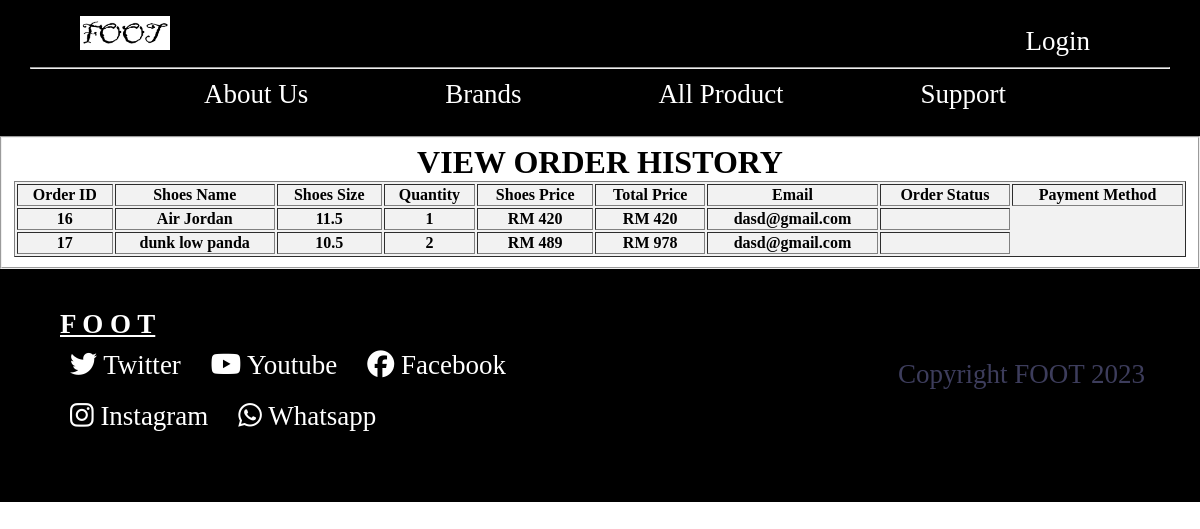
/order_his.php?user_id=2, run on an earlier commit of the app's database.
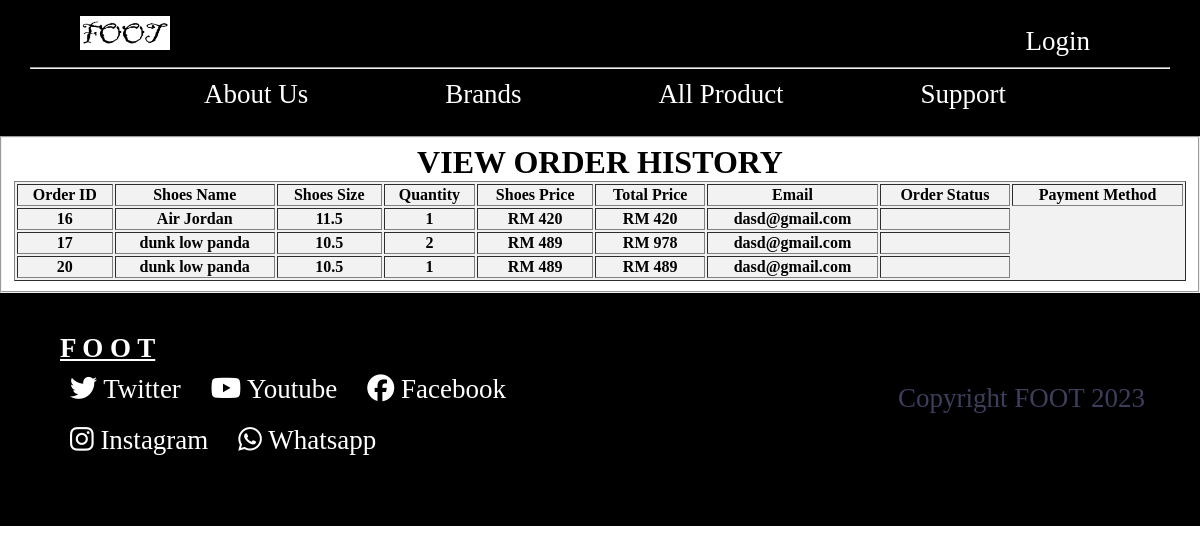
And on a later commit of the database.
### tables this page shows
CREATE TABLE `history` (
  `her_id` int(11) NOT NULL,
  `her_shoesname` varchar(50) NOT NULL,
  `her_size` varchar(10) NOT NULL,
  `her_quantity` int(11) NOT NULL,
  `her_price` int(11) NOT NULL,
  `her_email` varchar(30) NOT NULL,
  `user_id` int(11) NOT NULL
);

### order_his.php (the view, shortened to what this page needs)
<?php
    include 'conn.php';
    include 'header.php';
?>
<!DOCTYPE html>
<html lang="en">
<head>
</head>
<body>
<fieldset>
    <div class=".table_center">
    <h1>VIEW ORDER HISTORY</h1>
    <div class=".table_center">
    <table class="table" border="1px">
		<thead>
			<th> Order ID</th>
			<th> Shoes Name</th>
			<th> Shoes Size </th>
			<th> Quantity</th>
			<th> Shoes Price</th>
            <th> Total Price</th>
            <th> Email</th>
            <th> Order Status</th>
            <th> Payment Method</th>
		</thead>
        <tbody>
            <?php
            $id =$_GET['user_id'];
            $sql = "SELECT * FROM history where user_id = '$id'";
            $result = mysqli_query($conn, $sql);
            if (mysqli_num_rows($result) > 0) {
                while($row = mysqli_fetch_assoc($result))
                {
                    $her_id = $row["her_id"];
                    $her_shoesname = $row["her_shoesname"];
                    $her_size = $row["her_size"];
                    $her_quantity = $row["her_quantity"];
                    $her_price = $row["her_price"];
                    $her_email = $row["her_email"];
                    $total =0;
                    $subtotal=$her_price*$her_quantity;
                    $total =  $total + $subtotal;
                    $status = $row["order_status"];
                    ?>
                    <tr>
                        <th><?php echo $her_id; ?></th>
                        <th><?php echo $her_shoesname; ?></th>
                        <th><?php echo $her_size; ?></th>
                        <th><?php echo $her_quantity; ?></th>
                        <th>RM <?php echo $her_price; ?></th>
                        <th>RM <?php echo $total; ?></th>
                        <th><?php echo $her_email; ?></th>
                        <th><?php echo $status; ?></th>
                    </tr>
                </tbody>
                <?php
                }
            } else {
                echo "0 results";
            }
?>
</table>
</fieldset>
</body>
</html>
<?php
    include 'footer.php';
?>

### header.php (shortened to what this page needs)
<!DOCTYPE html>
<html>
<head>
    <link rel="stylesheet" href="https://cdnjs.cloudflare.com/ajax/libs/font-awesome/4.7.0/css/font-awesome.min.css">
</head>
<body>
<div class="upper">
    <?php  if (isset($_SESSION['user_id'])) {  $id =$_GET['user_id'];   ?>
        <div class="center" style="float:left;">
            <a href="homepage.php?user_id=<?php echo $id ?>"  ><img src="image/foot.png" alt="Shop Logo"></a>
        </div>
        <ul >
                <li  style="float: right;"><a href="order.php?user_id=<?php echo $id ?>"  class="center" ><i class="fa fa-shopping-cart"> </i> Shopping cart</a></li>
                <li class="dropdown" style="float: right;"><a href="#" class="dropbtn">Welcome Back</a>
                    <div class="dropdown-content">
                        <a href="userprofile.php?user_id=<?php echo $id ?>">My Account</a>
                        <a href="wishlist.php?user_id=<?php echo $id ?>">My Wish List</a>
                        <a href="order_his.php?user_id=<?php echo $id ?>">My Order History</a>
                        <a href="logout.php" alt="logout">Logout<i class="fa fa-sign-out"></i></a>
                    </div>
                    </li>
        </ul>
        <hr>
        <div class="middle">
        <ul >
        <li class="dropdown"><a href="aboutus.php?user_id=<?php echo $id ?>">About Us</a>
            </li>
            <li class="dropdown"><a href="#" class="dropbtn">Brands</a>
                <div class="dropdown-content">
                    <a href="#">Nike</a>
                    <a href="#">Puma</a>
                    <a href="#">Adidas</a>
                    <a href="#">Convers</a>
                </div>
            </li>
            <li class="dropdown"><a href="product.php?user_id=<?php echo $id ?>">All Product</a>
            </li>
            <li class="dropdown"><a href="#" class="dropbtn">Support</a>
                <div class="dropdown-content">
                    <a href="contact2.php?user_id=<?php echo $id ?>">Contact Us</a>
                    <a href="commentpage.php?user_id=<?php echo $id ?>">Comment</a>
                </div>
            </li>
        </ul>
        </div>
        </div>
    <?php   } else { ?>
        <div class="center" style="float:left;">
            <a href="homepage.php"  ><img src="image/foot.png" alt="Shop Logo"></a>
        </div>
        <ul >
            <li class="dropdown" style="float: right;"><a href="#" class="dropbtn">Login</a>
            </li>
        </ul>
    <hr>
        <div class="middle">
        <ul >
        <li class="dropdown"><a href="aboutus.php">About Us</a>
            </li>
            <li class="dropdown"><a href="#" class="dropbtn">Brands</a>
            </li>
            <li class="dropdown"><a href="product.php">All Product</a>
            </li>
            <li class="dropdown"><a href="#" class="dropbtn">Support</a>
            </li>
        </ul>
        </div>
        </div>
    <?php } ?>
</body>
</html>

### footer.php (shortened to what this page needs)
<!DOCTYPE html>
<html lang="en">
<head>
</head>
<body>
<div class="footer">
    <div class="left">
    <p><b><u>F O O T</u></b></p>
        <ul>
            <li style="float:left;"><a href="#" class="none"><i class='fab fa-twitter' style='color:white'></i> Twitter</a></li>
            <li style="float:left;"><a href="#" class="none"><i class='fab fa-youtube' style='color:white'></i> Youtube</a></li>
            <li style="float:left;"><a href="#" class="none"><i class='fab fa-facebook' style='color:white'></i> Facebook</a></li>
            <li style="float:left;"><a href="#" class="none"><i class='fab fa-instagram' style='color:white'></i> Instagram</a></li>
            <li style="float:left;"><a href="#" class="none"><i class='fab fa-whatsapp' style='color:white'></i> Whatsapp</a></li>
        </ul>
    </div>
    <div class="right" >
        <p></p><p></p><p></p><p></p><p></p>
        <p style="color:#3d3d5c; text-align:right; padding-right:25px;">Copyright FOOT 2023</p>
    </div>
</div>
</body>
</html>

### header.php (style rules this page uses)
.upper { padding: 16px 30px; font-size: 27px; background:black; }
* { margin:0; }
.center { margin: 0 50px; color: white; }
img { width: 90px; }
.right { float:right; }
a { text-decoration:none; }
.middle { text-align: center; }
ul { list-style-type: none; margin: 15px; overflow: hidden; }
li a { display: inline-block; color: white; text-align: center; text-decoration: none; }
.dropdown { margin: 0 50px; }
li.dropdown { display: inline-block; }

### order_his.php (style rules this page uses)
fieldset { color: black; text-align: center; }
.table { margin-left: auto; margin-right: auto; background-color: #f2f2f2; width: 100%; }

### footer.php (style rules this page uses)
.footer { padding: 30px 30px 60px 30px ; font-size: 27px; background:black; display:flex; color:white; }
ul { list-style-type: none; margin: 0px; overflow: hidden; }
a.none { text-decoration:none; color:white; }
li { padding: 10px 30px 10px 0px ; }
.left { width: 500px; flex-grow: 3; }
p { padding: 10px 0px 0px 30px ; }
.right { width: 500px; flex-grow: 3; }

What changed in the data, as far as the page shows it:
added history: her_id "20", her_shoesname "dunk low panda", her_size "10.5", her_quantity "1", her_price "489", total "489", her_email "dasd@gmail.com"
